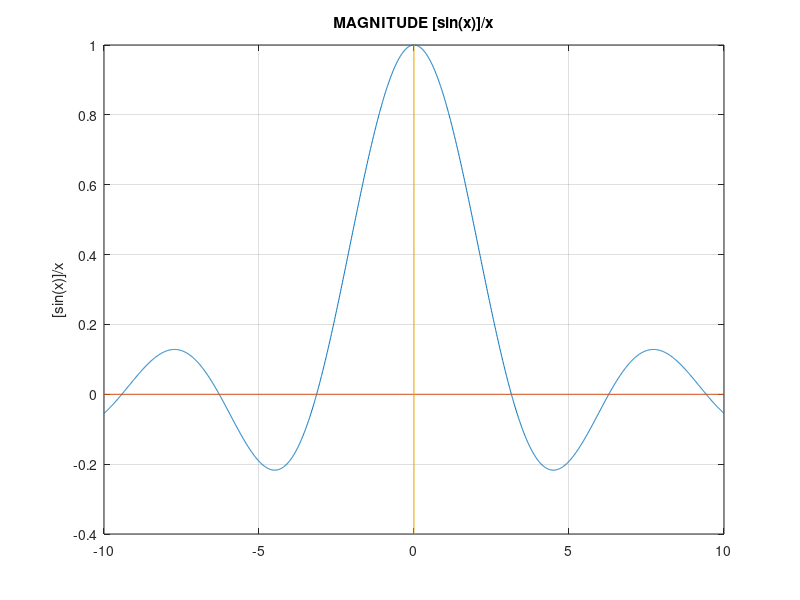

Reproduce this figure in MATLAB.

%EET 327L
%DIAMELA DUVERGE E.
%LAB 1A plot [sin(x)]/x
clf
x= -10 :.01: 10;
y= sin(x)./x;
plot (x,y)
hold on
plot ([-10,10],[0,0],[0,0],[-0.4,1])
hold on
grid
ylabel ('[sin(x)]/x');
title ('MAGNITUDE [sin(x)]/x');
